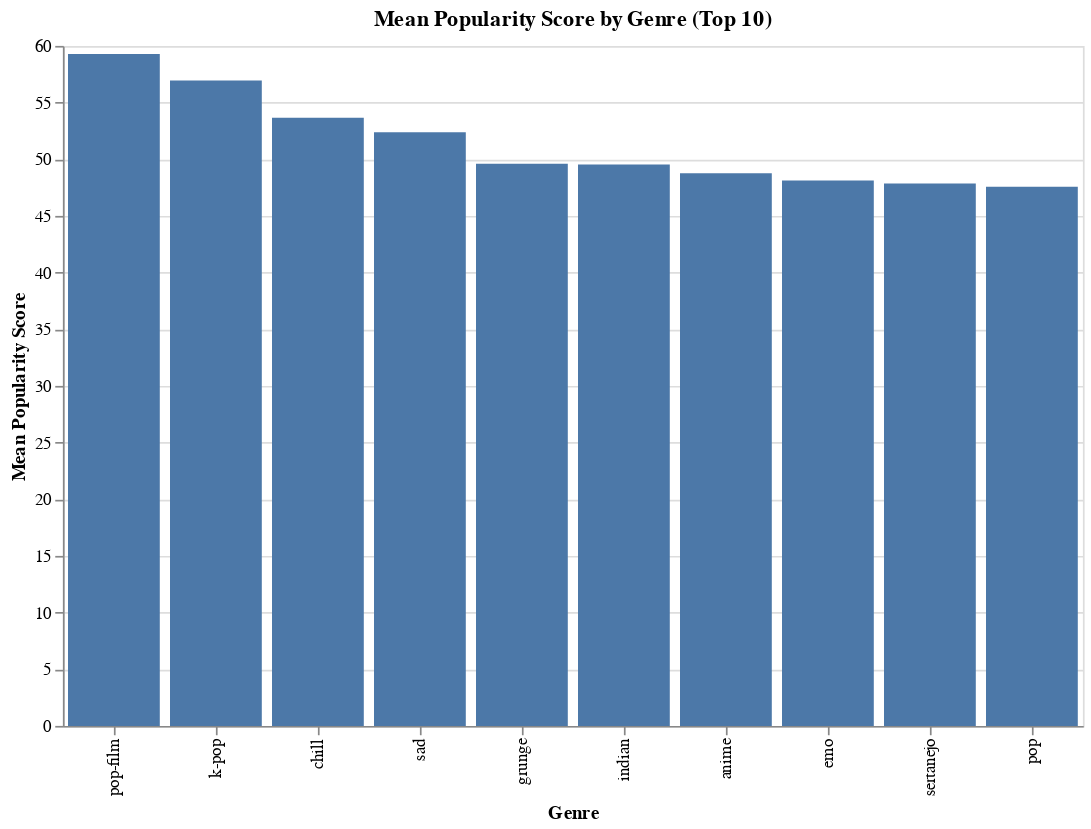

The notebook cell saved with this chart:
### Code cell
# use top 10 genres
top_10_genres = pop_by_genre.head(10)

chart = alt.Chart(top_10_genres).mark_bar().encode(
    x=alt.X('track_genre:N', sort='-y', title='Genre'),
    y=alt.Y('popularity:Q', title='Mean Popularity Score'),
    tooltip = [
        alt.Tooltip('track_genre:N', title='Genre'),
        alt.Tooltip('popularity:Q', title='Mean Popularity Score', format='.1f'),
        alt.Tooltip('top_3_songs:N', title='Top 3 Songs'),
        alt.Tooltip('top_3_artists:N', title='Top 3 Artists'),
    ]
).properties(
    width=600,
    height=400,
    title='Mean Popularity Score by Genre (Top 10)'
)

chart

### Figure 1 — Vega-Lite specification as saved in the notebook (floating-point values rounded to 4 significant figures)
{"config": {"view": {"continuousWidth": 300, "continuousHeight": 300}}, "data": {"name": "data-079af3ff4d97a9b7b7e0172597f4147c"}, "mark": {"type": "bar"}, "encoding": {"tooltip": [{"field": "track_genre", "title": "Genre", "type": "nominal"}, {"field": "popularity", "format": ".1f", "title": "Mean Popularity Score", "type": "quantitative"}, {"field": "top_3_songs", "title": "Top 3 Songs", "type": "nominal"}, {"field": "top_3_artists", "title": "Top 3 Artists", "type": "nominal"}], "x": {"field": "track_genre", "sort": "-y", "title": "Genre", "type": "nominal"}, "y": {"field": "popularity", "title": "Mean Popularity Score", "type": "quantitative"}}, "height": 400, "title": "Mean Popularity Score by Genre (Top 10)", "width": 600, "$schema": "https://vega.github.io/schema/vega-lite/v5.20.1.json", "datasets": {"data-079af3ff4d97a9b7b7e0172597f4147c": [{"track_genre": "pop-film", "popularity": 59.28, "top_3_songs": "Megham Karukatha (From \"Thiruchitrambalam\"); Thenmozhi (From \"Thiruchitrambalam\"); Mallipoo", "top_3_artists": "A.R. Rahman;Madhushree; Santhosh Narayanan;Anirudh Ravichander; Ankit Tiwari;Manoj Muntashir"}, {"track_genre": "k-pop", "popularity": 56.95, "top_3_songs": "After LIKE; Shut Down; Talk that Talk", "top_3_artists": "IVE; Crush;j-hope; Girls' Generation"}, {"track_genre": "chill", "popularity": 53.65, "top_3_songs": "Another Love; double take; NVMD", "top_3_artists": "Denise Julia; JBee;Mixtape Madness; A1 x J1;Tion Wayne"}, {"track_genre": "sad", "popularity": 52.38, "top_3_songs": "death bed (coffee for your head); Living Life, In The Night; Get You The Moon (feat. Snøw)", "top_3_artists": "Lil God Dan; Teqkoi;Aiko; gazzzy;framed"}, {"track_genre": "grunge", "popularity": 49.59, "top_3_songs": "In the End; Everlong; Numb", "top_3_artists": "Alien Ant Farm; Trapt; Saving Abel"}, {"track_genre": "indian", "popularity": 49.54, "top_3_songs": "Kesariya (From \"Brahmastra\"); Deva Deva (From \"Brahmastra\"); Ranjha (From \"Shershaah\")", "top_3_artists": "Pritam;Tochi Raina;Rekha Bhardwaj; Pritam;Sreeram;Shilpa Rao; Pritam;Arijit Singh;Amitabh Bhattacharya;Jonita Gandhi"}, {"track_genre": "anime", "popularity": 48.77, "top_3_songs": "KICK BACK; Polaroid Love; 残響散歌", "top_3_artists": "Mrs. GREEN APPLE;Sonoko Inoue; Taeko Onuki; THE ORAL CIGARETTES"}, {"track_genre": "emo", "popularity": 48.13, "top_3_songs": "Revenge; Hope; Everybody Dies In Their Nightmares", "top_3_artists": "XXXTENTACION;Trippie Redd; Lil Peep;XXXTENTACION; Lil Peep;rainy bear"}, {"track_genre": "sertanejo", "popularity": 47.87, "top_3_songs": "Golaço (Ao Vivo); Sentimentalmente Esperto - Ao Vivo; Amante, Amiga e Namorada - Ao Vivo", "top_3_artists": "Hugo & Vitor;Clayton & Romário; Eric Land;Tarcísio do Acordeon; Juan Marcus & Vinícius"}, {"track_genre": "pop", "popularity": 47.58, "top_3_songs": "Unholy (feat. Kim Petras); I'm Good (Blue); Under The Influence", "top_3_artists": "Sam Smith;Kim Petras; Joji; The Neighbourhood"}]}}
